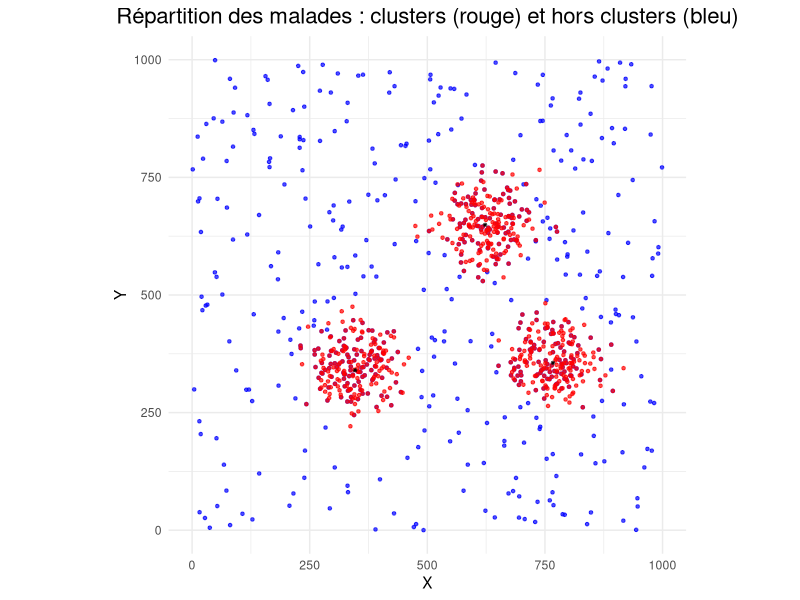

This figure's R source:
## ---- chunk 1
rm(list = ls())

library(dplyr)
library(ggplot2)
library(sampling)
library(MASS)
library(clusterGeneration)
library(mvtnorm)
## ---- chunk 2

set.seed(123)

# Étape 1 : Génération de la population globale
n_total <- 250000  # Nombre total d'individus

# Générer des coordonnées aléatoires dans un espace 2D (1000 x 1000)
population <- data.frame(
  id = 1:n_total,
  x = runif(n_total, min = 0, max = 1000),  # Coordonnées x
  y = runif(n_total, min = 0, max = 1000)   # Coordonnées y
)

# Étape 2 : Définition des centres des clusters de malades
n_centres <- 3  # Nombre de clusters
centres_malades <- data.frame(
  centre_id = 1:n_centres,
  x = runif(n_centres, min = 200, max = 800),  # Centres x
  y = runif(n_centres, min = 200, max = 800)   # Centres y
)

# Étape 3 : Génération des malades
prop_malades <- 0.005  # Proportion totale de malades dans la population
prop_clusters <- 0.5  # Proportion de malades dans les clusters
n_malades <- round(n_total * prop_malades)  # Nombre total de malades
n_cluster_malades <- round(n_malades * prop_clusters)  # Nombre de malades dans les clusters
n_outside_malades <- n_malades - n_cluster_malades  # Nombre de malades hors clusters
mean_radius <- 50  # Rayon moyen autour des centres

# Générer les malades dans les clusters
set.seed(456)
malades_clusters <- do.call(rbind, lapply(1:n_centres, function(i) {
  n_cluster <- if (i == n_centres) {
    n_cluster_malades - (round(n_cluster_malades / n_centres) * (n_centres - 1))
  } else {
    round(n_cluster_malades / n_centres)
  }
  data.frame(
    id = NA,
    x = rnorm(n_cluster, mean = centres_malades$x[i], sd = mean_radius),
    y = rnorm(n_cluster, mean = centres_malades$y[i], sd = mean_radius),
    malade = 1,
    cluster = i
  )
}))

# pas de soucis


# Assurer que les malades dans les clusters restent dans la grille
malades_clusters$x <- pmax(0, pmin(1000, malades_clusters$x))
malades_clusters$y <- pmax(0, pmin(1000, malades_clusters$y))

# Générer les malades hors des clusters
set.seed(789)
malades_outside <- data.frame(
  id = integer(0),   # ID temporaire vide (type entier)
  x = numeric(0),    # Coordonnée x vide
  y = numeric(0),    # Coordonnée y vide
  malade = integer(0)  # Marqueur vide
)

malades_outside <- data.frame()  # Initialisation du tableau des malades hors clusters

while (nrow(malades_outside) < n_outside_malades) {
  # Générer des candidats hors clusters
  candidates <- data.frame(
    x = runif(n_outside_malades, min = 0, max = 1000),
    y = runif(n_outside_malades, min = 0, max = 1000)
  )
  
  # Calculer la distance aux centres des clusters
  distances <- sapply(1:n_centres, function(i) {
    sqrt((candidates$x - centres_malades$x[i])^2 + (candidates$y - centres_malades$y[i])^2)
  })
  
  # Garder les points éloignés des clusters
  outside <- rowSums(distances < mean_radius * 2) == 0  # Ajuster la zone d'exclusion
  malades_outside <- rbind(
    malades_outside,
    data.frame(
      id = NA, 
      x = candidates[outside, "x"], 
      y = candidates[outside, "y"], 
      malade = 1
    )
  )
}

# Une fois hors de la boucle, limiter aux `n_outside_malades` requis
malades_outside <- malades_outside[1:n_outside_malades, ]


# Ajouter les IDs à la population
malades_clusters$id <- sample(population$id, nrow(malades_clusters))
malades_outside$id <- sample(setdiff(population$id, malades_clusters$id), nrow(malades_outside))

# Fusionner les malades
malades <- rbind(
  malades_clusters[, c("id", "x", "y", "malade")],
  malades_outside[, c("id", "x", "y", "malade")]
)

# Ajouter les malades à la population globale
population$malade <- 0
population[population$id %in% malades$id, c("x", "y", "malade")] <- malades[, c("x", "y", "malade")]

# Étape 4 : Visualisation
library(ggplot2)

# Séparer malades dans et hors clusters pour visualisation
malades_clusters_plot <- malades_clusters
malades_outside_plot <- subset(population, malade == 1 & !(id %in% malades_clusters$id))

ggplot() +
  geom_point(data = malades_outside_plot, aes(x = x, y = y), color = "blue", size = 0.9, alpha = 0.7) +
  geom_point(data = malades_clusters_plot, aes(x = x, y = y), color = "red", size = 0.9, alpha = 0.7) +
  geom_point(data = centres_malades, aes(x = x, y = y), color = "black", size = 0.5, shape = 8) +
  labs(title = "Répartition des malades : clusters (rouge) et hors clusters (bleu)",
       x = "X", y = "Y") +
  coord_fixed(ratio = 1, xlim = c(0, 1000), ylim = c(0, 1000)) +
  theme_minimal() +
  theme(plot.title = element_text(hjust = 0.5, size = 16))


## ---- chunk 3
# Étape 4 : Création de PSU réguliers (15x15) dans l'espace 1000x1000
psu_size <- 15  # Taille d'un PSU

# Calculer les limites des PSU
psu_x_limits <- seq(0, 1000, by = 1000/psu_size)
psu_y_limits <- seq(0, 1000, by = 1000/psu_size)

# Attribuer chaque individu à une PSU
population$psu_x <- cut(population$x, breaks = psu_x_limits, labels = FALSE, include.lowest = TRUE)
population$psu_y <- cut(population$y, breaks = psu_y_limits, labels = FALSE, include.lowest = TRUE)

population_na <- population %>%
  filter(if_any(everything(), is.na)) 


# Étape 5 : Créer un tableau récapitulatif du nombre d'individus et de malades par PSU
psu_counts <- population %>%
  group_by(psu_x, psu_y) %>%
  summarise(
    total_individus = n(),
    malades = sum(malade),
    .groups = "drop"
  ) # On perd certains individus (moins de 0.001%, négligable)

# On rajoute la colonne pour identifié les PSU
psu_counts$PSU <- seq(1, 225, by = 1)
